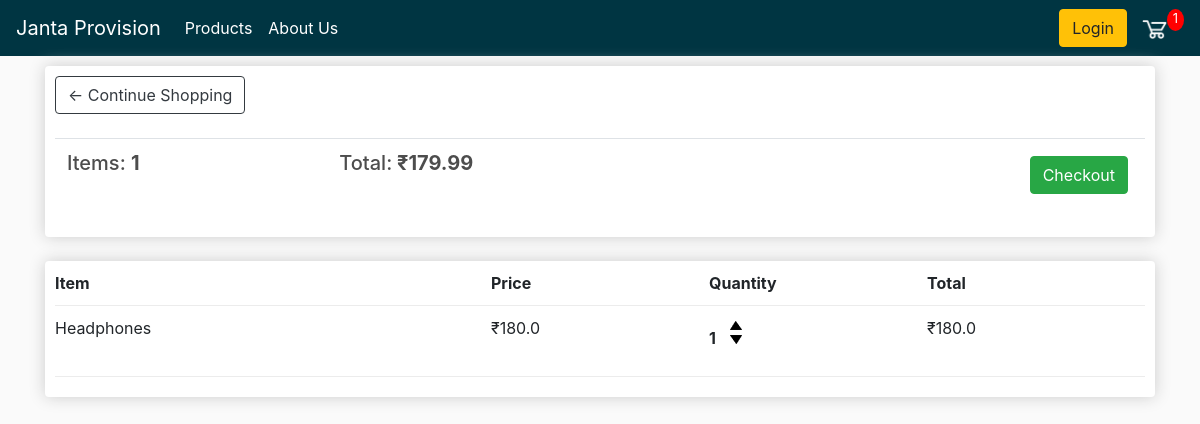
The page /cart/ (signed in) on the database as committed earlier.
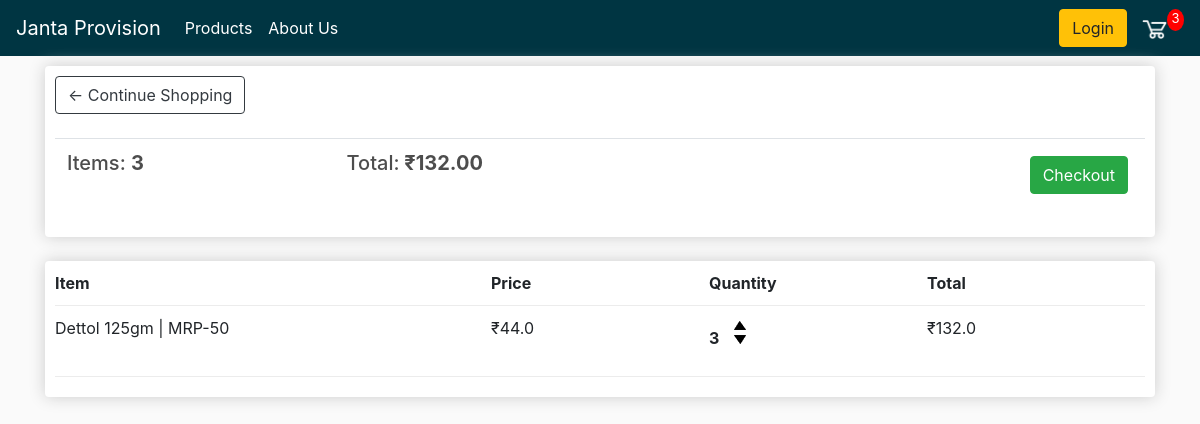
The same page on the database as committed later.
### store/models.py (models this page shows, shortened)
class Order(models.Model):
    customer = models.ForeignKey(Customer, on_delete=models.SET_NULL, null = True, blank = True)
    date_ordered = models.DateTimeField(auto_now_add=True)
    complete = models.BooleanField(default=False, null = True, blank=False)
    transaction_id = models.CharField(null = True, max_length=100)
    @property
    def get_cart_total(self):
        orderitems = self.order_item_set.all()
        total = sum([item.get_total for item in orderitems])
        return total
    @property
    def get_cart_items(self):
        orderitems = self.order_item_set.all()
        total = sum([item.quantity for item in orderitems])
        return total

class Order_Item(models.Model):
    Product = models.ForeignKey(Product, on_delete=models.SET_NULL, null = True, blank = True)
    order = models.ForeignKey(Order, on_delete=models.SET_NULL, null = True, blank = True)
    quantity = models.IntegerField(default=0, null = True, blank = True)
    date_added = models.DateTimeField(auto_now_add=True)
    @property
    def get_total(self):
        total = self.Product.price * self.quantity
        return total

class Product(models.Model):
    name = models.CharField(null = True, max_length=100)
    price = models.FloatField()
    mrp = models.FloatField(null = True)
    image = models.ImageField(null = True, blank = True)
    @property
    def imageURL(self):
        try:
            url = self.image.url
        except:
            url = ' '
        return url

### store/views.py (the view)
# urls.py: path('cart/', views.cart, name="cart"),
def cart(request):
    if request.user.is_authenticated:
        customer = request.user.customer
        order, created = Order.objects.get_or_create(customer=customer, complete = False) #* Good Part
        items = order.order_item_set.all()  #* Good Part
        cartItems = order.get_cart_items
    else:
        items = []
        order = {'get_cart_total':0, 'get_cart_items':0}
        cartItems = order['get_cart_items']
    context = {'items':items, 'order':order, 'cartItems':cartItems}
    return render(request, 'store/cart.html', context)

### store/templates/store/cart.html (shortened to what this page needs)
{% extends 'store/main.html' %}
{% load static %}
{% block content %}
<!DOCTYPE html>
<html lang="en">
<head>
    <link rel="stylesheet" type="text/css" href="{% static 'css/main.css' %}">
</head>
<body>
    <div class="row">
        <div class="col-lg-12">
            <div class="box-element">
                <a  class="btn btn-outline-dark" href="{% url 'store' %}">&#x2190; Continue Shopping</a>
				<br>
				<br>
				<table class="table">
					<tr>
						<th><h5>Items: <strong>{{ order.get_cart_items }}</strong></h5></th>
						<th><h5>Total:<strong> ₹{{ order.get_cart_total|floatformat:2 }}</strong></h5></th>
						<th>
							<a  style="float:right; margin:5px;" class="btn btn-success" href="{% url 'checkout' %}">Checkout</a>
						</th>
					</tr>
				</table>
            </div>
            <br>
            <div class="box-element">
                <div class="cart-row">
					<div style="flex:2"><strong>Item</strong></div>
					<div style="flex:1"><strong>Price</strong></div>
					<div style="flex:1"><strong>Quantity</strong></div>
					<div style="flex:1"><strong>Total</strong></div>
				</div>
				{% for item in items %}
				<div class="cart-row">
					<div style="flex:2"><p>{{ item.Product.name }}</p></div>
					<div style="flex:1"><p>₹{{ item.Product.price|floatformat:1 }}</p></div>
					<div style="flex:1">
						<p class="quantity">{{ item.quantity }}</p>
						<div class="quantity">
							<img data-product={{item.Product.id}} data-action="add" class="chg-quantity update-cart" src="{% static  'images/arrow-up.png' %}">
							<img data-product={{item.Product.id}} data-action="remove" class="chg-quantity update-cart" src="{% static  'images/arrow-down.png' %}">
						</div>
					</div>
					<div style="flex:1"><p>₹{{ item.get_total|floatformat:1 }}</p></div>
				</div>
				{% endfor %}
            </div>
        </div>
    </div>
</body>
</html>
{% endblock content %}

### store/templates/store/main.html (shortened to what this page needs)
{% load static %}
<!DOCTYPE html>
<html lang="en">
<head>
    <link rel="stylesheet" href="https://stackpath.bootstrapcdn.com/bootstrap/4.4.1/css/bootstrap.min.css"
>
    <link rel="stylesheet" type="text/css" href="{% static 'main.css' %}">
</head>
<body>
        <nav class="navbar navbar-expand-lg navbar-dark bg-dark">
            <a class="navbar-brand" href="{% url 'store' %}">Janta Provision</a>
            <div class="collapse navbar-collapse" id="navbarSupportedContent">
            <ul class="navbar-nav mr-auto">
                <li class="nav-item active">
                <a class="nav-link" href="{% url 'store' %}">Products<span class="sr-only">(current)</span></a>
                </li>
                <li class="nav-item active">
                    <a class="nav-link" href="{% url 'aboutus' %}">About Us <span class="sr-only">(current)</span></a>
                    </li>
            </ul>
            <div class="form-inline my-2 my-lg-0">
                <a href="#"class="btn btn-warning">Login</a>
                <a href="{% url 'cart' %}">
                   <img  id="cart-icon" src="{% static 'images/cart.png' %}">
               </a>
               <p id="cart-total">{{cartItems}}</p>
            </div>
            </div>
        </nav>
    <div class="container">
        {% block content %}
        {% endblock content %}
    </div>
</body>
</html>

### static/css/main.css (style rules this page uses)
body { background-color: hsl(0, 0%, 98%); }
h1,h2,h3,h4,h5,h6 { color:hsl(0, 0%, 30%); }
.box-element { box-shadow:hsl(0, 0%, 80%) 0 0 16px; background-color: #fff; border-radius: 4px; padding: 10px; }
.bg-dark { background-color: #003542!important; }
#cart-icon { width:25px; display: inline-block; margin-left: 15px; }
#cart-total { display: block; text-align: center; color:#fff; background-color: red; width: 17px; height: 22px; border-radius: 50%; font-size: 13px; }
.col-lg-4, .col-lg-6, .col-lg-8, .col-lg-12 { margin-top: 10px; }
.btn { border-radius: 5; }
.cart-row { display: flex; align-items: flex-stretch; padding-bottom: 10px; margin-bottom: 10px; border-bottom: 1px solid #ececec; }
.quantity { display: inline-block; font-weight: 700; padding-right:10px; }
.chg-quantity { width: 12px; cursor: pointer; display: block; margin-top: 5px; transition:.1s; }

Rows that differ between the two databases and show on the page:
removed Order: get_cart_items "1", get_cart_total "179.99"
removed Order_Item: Product.name "Headphones", Product.price "180.0", quantity "1", get_total "180.0"
added Order: get_cart_items "3", get_cart_total "132.00"
added Order_Item: Product.name "Dettol 125gm | MRP-50", Product.price "44.0", quantity "3", get_total "132.0"
Other text that changed with them:
{{ cartItems }}: "1" → "3"
